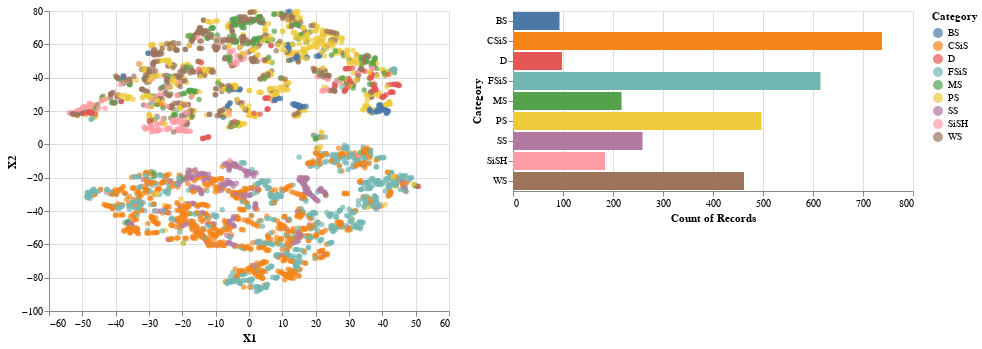

Write notebook code for a chart like this one.
### Code cell
#Visualisation interactive dans le plan Altair Viz

df_manifold=pd.DataFrame({'X1':X_manifold[:,0],'X2':X_manifold[:,1], 'Category':df['Facies_Name']})
brush = alt.selection(type='interval')
scatter=alt.Chart(df_manifold).mark_point(filled=True).encode(
        x=alt.X('X1:Q'),
        y=alt.Y('X2:Q'),
        color='Category:N'
        ).add_selection(brush)


hist=alt.Chart(df_manifold).mark_bar().encode(
        x='count()',
        y='Category:N',
        color='Category:N'
        ).transform_filter(brush)

alt.hconcat(scatter,hist)

### Figure 1 — Vega-Lite specification as saved in the notebook (floating-point values rounded to 4 significant figures; data arrays with more than 128 entries replaced by an {"elided": "..."} marker saying what was removed)
{"config": {"view": {"continuousWidth": 400, "continuousHeight": 300}}, "hconcat": [{"mark": {"type": "point", "filled": true}, "encoding": {"color": {"type": "nominal", "field": "Category"}, "x": {"type": "quantitative", "field": "X1"}, "y": {"type": "quantitative", "field": "X2"}}, "selection": {"selector001": {"type": "interval"}}}, {"mark": "bar", "encoding": {"color": {"type": "nominal", "field": "Category"}, "x": {"type": "quantitative", "aggregate": "count"}, "y": {"type": "nominal", "field": "Category"}}, "transform": [{"filter": {"selection": "selector001"}}]}], "data": {"name": "data-8e1442fd9ccd18152aec38b1c5e5a4a4"}, "$schema": "https://vega.github.io/schema/vega-lite/v4.8.1.json", "datasets": {"data-8e1442fd9ccd18152aec38b1c5e5a4a4": {"elided": "3163 records"}}}
